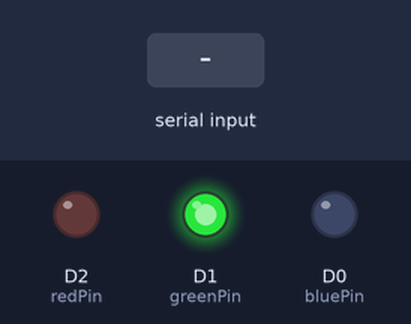
Recording of a sketch running on a simulated ESP8266 (NodeMCU). Parts: output pins drawn as LEDs (lit = HIGH). Dashed ring = blinking. The test bench sets the inputs (shaded band).

Above: at 1.2 s.
1.3 s: "drowsy\n" received over Serial
At 1.55 s:
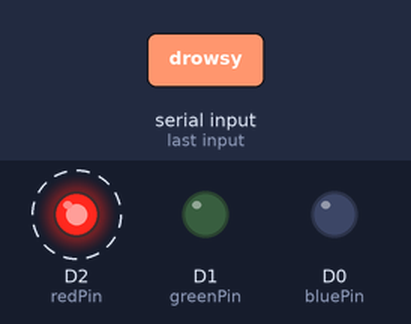
4.3 s: "not_drowsy\n" received over Serial
At 5.4 s:
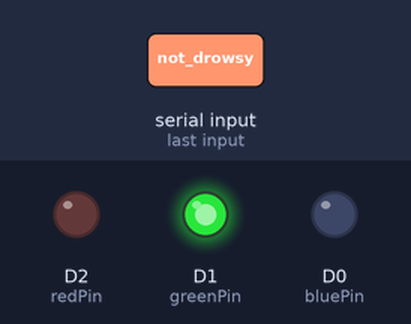
Timing chart, 0 to 7.3 s (numbered marks = the images above; inputs shaded):
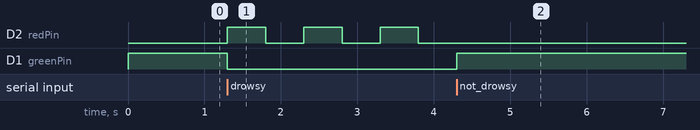

Measured:
- after the input at 1.3 s, D2 (redPin): alternates HIGH for 0.50 s and LOW for 0.50 s, starting at once; D1 (greenPin): HIGH → LOW at once
- after the input at 4.3 s, D2 (redPin): stops changing and stays LOW; D1 (greenPin): LOW → HIGH at once

The sketch:

drowc.ino
```cpp
const int redPin = D2;
const int greenPin = D1;
const int bluePin = D0;

unsigned long lastBlinkTime = 0;
bool isDrowsy = false;

void setup() {
  pinMode(redPin, OUTPUT);
  pinMode(greenPin, OUTPUT);
  pinMode(bluePin, OUTPUT);

  Serial.begin(9600);
}

void loop() {
  if (Serial.available() > 0) {
    String emotionInput = Serial.readStringUntil('\n');
    emotionInput.trim(); // Remove leading/trailing whitespaces
    setColorFromSerialInput(emotionInput);
  }

  displayColor();
}

void displayColor() {
  if (!isDrowsy) {
    // Set LED to full brightness green when not drowsy
    setColor(0, 255, 0); // Green
  } else {
    // Blink in red when drowsy
    unsigned long currentTime = millis();
    if (currentTime - lastBlinkTime >= 500) {
      digitalWrite(redPin, !digitalRead(redPin));
      digitalWrite(greenPin, LOW); // Turn off green
      digitalWrite(bluePin, LOW); // Turn off blue
      lastBlinkTime = currentTime;
    }
  }
}

void setColorFromSerialInput(String emotionInput) {
  if (emotionInput.equals("drowsy")) {
    isDrowsy = true;
  } else if (emotionInput.equals("not_drowsy")) {
    isDrowsy = false;
    // Turn off LED when not drowsy
    setColor(0,255,0);
  }
}

void setColor(int red, int green, int blue) {
  analogWrite(redPin, red);
  analogWrite(greenPin, green);
  analogWrite(bluePin, blue);
}
```
